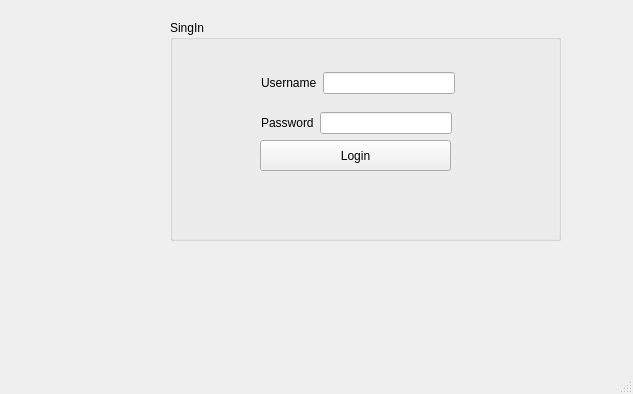
<?xml version="1.0" encoding="UTF-8"?>
<ui version="4.0">
 <class>MainWindow</class>
 <widget class="QMainWindow" name="MainWindow">
  <property name="geometry">
   <rect>
    <x>0</x>
    <y>0</y>
    <width>633</width>
    <height>394</height>
   </rect>
  </property>
  <property name="windowTitle">
   <string>MainWindow</string>
  </property>
  <widget class="QWidget" name="centralwidget">
   <widget class="QGroupBox" name="groupBox">
    <property name="geometry">
     <rect>
      <x>170</x>
      <y>20</y>
      <width>391</width>
      <height>221</height>
     </rect>
    </property>
    <property name="title">
     <string>SingIn</string>
    </property>
    <widget class="QPushButton" name="pushButton_login">
     <property name="geometry">
      <rect>
       <x>90</x>
       <y>120</y>
       <width>191</width>
       <height>31</height>
      </rect>
     </property>
     <property name="text">
      <string>Login</string>
     </property>
    </widget>
    <widget class="QWidget" name="layoutWidget">
     <property name="geometry">
      <rect>
       <x>91</x>
       <y>51</y>
       <width>194</width>
       <height>24</height>
      </rect>
     </property>
     <layout class="QHBoxLayout" name="horizontalLayout">
      <item>
       <widget class="QLabel" name="label_2">
        <property name="text">
         <string>Username</string>
        </property>
       </widget>
      </item>
      <item>
       <widget class="QLineEdit" name="lineEdit_username"/>
      </item>
     </layout>
    </widget>
    <widget class="QWidget" name="layoutWidget_2">
     <property name="geometry">
      <rect>
       <x>91</x>
       <y>91</y>
       <width>191</width>
       <height>24</height>
      </rect>
     </property>
     <layout class="QHBoxLayout" name="horizontalLayout_2">
      <item>
       <widget class="QLabel" name="label_3">
        <property name="text">
         <string>Password</string>
        </property>
       </widget>
      </item>
      <item>
       <widget class="QLineEdit" name="lineEdit_password"/>
      </item>
     </layout>
    </widget>
   </widget>
   <widget class="QLabel" name="label">
    <property name="geometry">
     <rect>
      <x>10</x>
      <y>50</y>
      <width>161</width>
      <height>131</height>
     </rect>
    </property>
    <property name="text">
     <string/>
    </property>
    <property name="pixmap">
     <pixmap resource="icons.qrc">:/imagenes/iniciar-sesion.png</pixmap>
    </property>
    <property name="scaledContents">
     <bool>true</bool>
    </property>
   </widget>
  </widget>
  <widget class="QMenuBar" name="menubar">
   <property name="geometry">
    <rect>
     <x>0</x>
     <y>0</y>
     <width>633</width>
     <height>22</height>
    </rect>
   </property>
  </widget>
  <widget class="QStatusBar" name="statusbar"/>
 </widget>
 <resources>
  <include location="icons.qrc"/>
 </resources>
 <connections/>
</ui>
